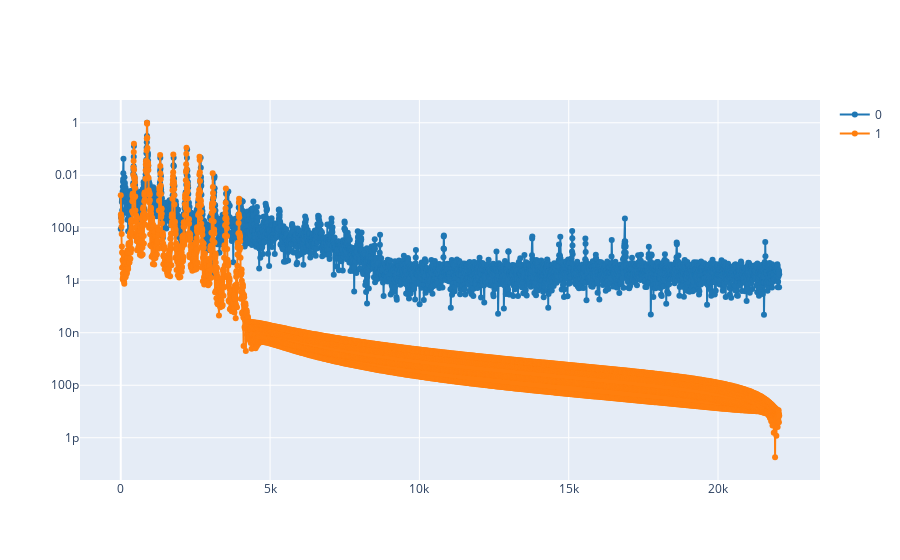

The code cell stored with this chart in its notebook:
### Markdown cell above
2.2. Calculate the spectrogram of the synthesized signal `S_synt`; and compare the spectrums of both signals at the same time using `plot_spectrum_at(ff, tt, [S_ref, S_synt], time)`, where `S_ref`is spectrogram of the reference signal.

**Note:** use the same window length to calculate both spectrograms.

### Code cell
# Write the code here
ff, tt, S_ref = signal.spectrogram(ref, fs, nperseg=window_length, noverlap=window_length/2)
_ff, _tt, S_synt = signal.spectrogram(y, fs, nperseg=window_length, noverlap=window_length/2)

# plot the spectrum
plot_spectrum_at(ff, tt, [S_ref, S_synt], 0.5)

### Figure 1 — Plotly figure (JSON) as saved in the notebook; plotly's stock layout.template omitted (floating-point values rounded to 4 significant figures; data arrays with more than 128 entries replaced by an {"elided": "..."} marker saying what was removed)
{"data": [{"line": {"color": "#1f77b4", "shape": "linear"}, "mode": "lines+markers", "name": "0", "type": "scatter", "x": {"elided": "4097 float values"}, "y": {"elided": "4097 float values"}}, {"line": {"color": "#ff7f0e", "shape": "linear"}, "mode": "lines+markers", "name": "1", "type": "scatter", "x": {"elided": "4097 float values"}, "y": {"elided": "4097 float values"}}], "layout": {"yaxis": {"type": "log"}}}
